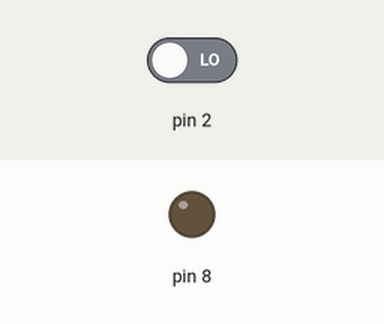
A sketch run on a simulated Arduino Uno, built with avr-gcc and run on an emulated ATmega328P. Parts: output pins drawn as LEDs (lit = HIGH). Dashed ring = blinking. The test bench sets the inputs (shaded band); at power-on: pin 2 LOW.

Above: at 1.4 s.
1.5 s: pin 2 driven HIGH
At 4.4 s:
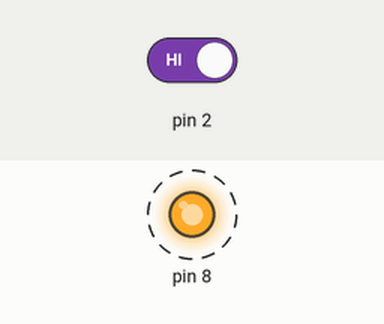
4.5 s: pin 2 driven LOW
At 5.1 s:
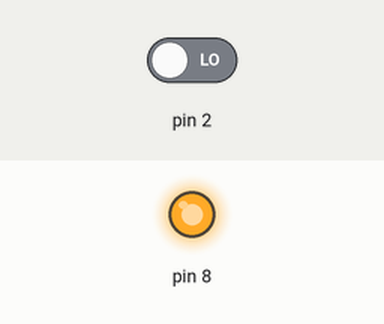
Timing chart, 0 to 7.5 s (numbered marks = the images above; inputs shaded):
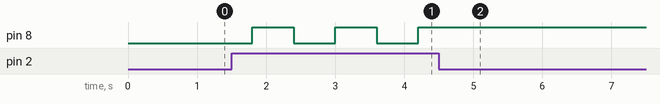

The sketch:

butonOku.ino
```cpp
int ledDurum = 0;// ilk başta led yanmıyor 0, yanma durumu 1 olsun

void setup() {
  // put your setup code here, to run once:
  pinMode(2,INPUT);
  pinMode(8,OUTPUT);
  Serial.begin(9600);
}

void loop() {
  // put your main code here, to run repeatedly:
  int deger = digitalRead(2);
  delay(300);
  if(deger==1)//butona basıldı
  {
    if(ledDurum==0)
    {
      digitalWrite(8,1);
      ledDurum = 1;
    }
    else
    {
      digitalWrite(8,0);
      ledDurum = 0;
    }
    delay(300);
  }


}
```

Measured:
- after the input at 1.5 s, pin 8: alternates HIGH for 0.60 s and LOW for 0.60 s, starting after 0.30 s
- after the input at 4.5 s, pin 8: stops changing and stays HIGH
